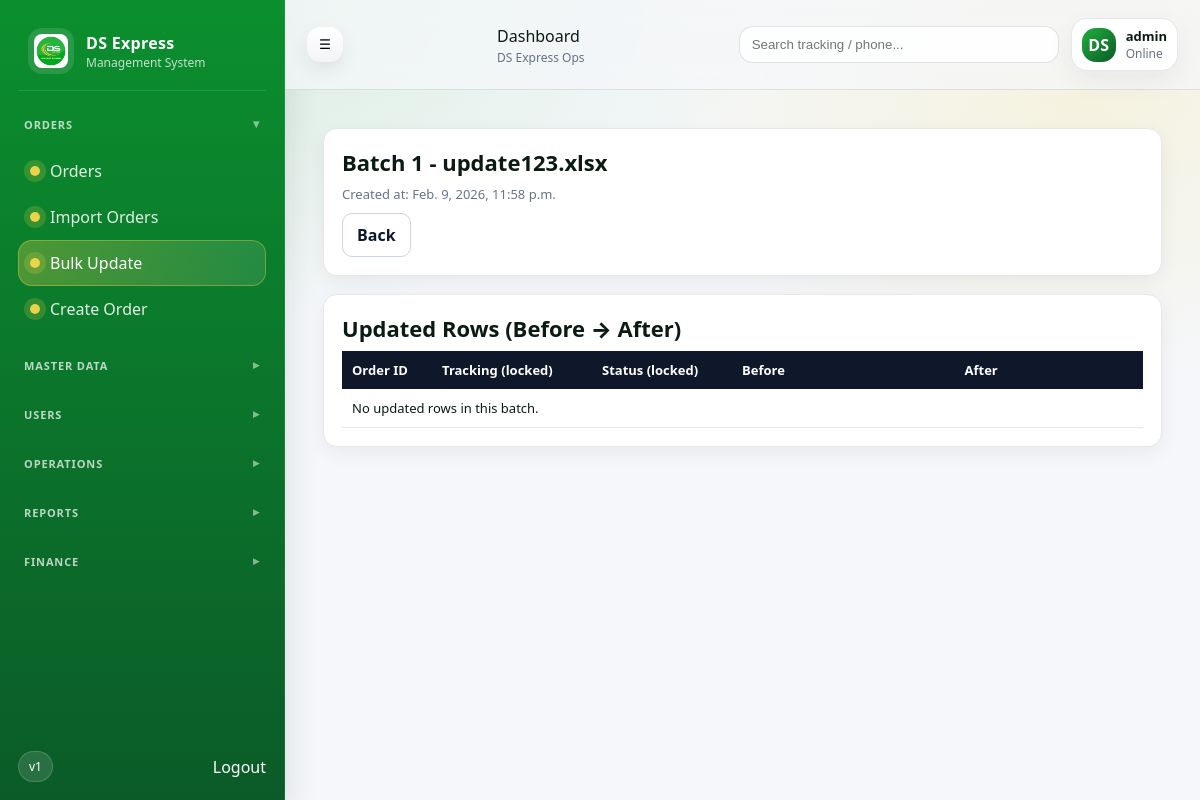
The app's page /orders/update/batch/1/ (signed in) with its own data.
### orders/models.py (models this page shows, shortened)
class BulkUpdateBatch(models.Model):
    filename = models.CharField(max_length=255)
    created_at = models.DateTimeField(auto_now_add=True)
    class Meta:
        ordering = ["-id"]

### orders/views.py (the view, shortened to what this page needs)
@login_required
def bulk_update_batch_detail(request: HttpRequest, batch_id: int):
    batch = get_object_or_404(BulkUpdateBatch, id=batch_id)
    rows = BulkUpdateRow.objects.select_related("order").filter(batch=batch).order_by("-id")
    q = (request.GET.get("q") or "").strip()
    items = [{"row": r, "before": r.before(), "after": r.after()} for r in rows]
    paginator = Paginator(items, PER_PAGE)
    page_obj = paginator.get_page(request.GET.get("page"))
    params = _build_params(request, drop={"page"})
    return render(
        request,
        "orders/bulk_update_batch_detail.html",
        {
            "batch": batch,
            "page_obj": page_obj,
            "params": params,
        },
    )

### orders/views.py (called while the page is built)
def _build_params(request: HttpRequest, drop: set[str] | None = None) -> str:
    drop = drop or set()
    items = []
    for k, v in request.GET.items():
        if k in drop:
            continue
        items.append(f"{k}={v}")
    return "&".join(items)

### templates/orders/bulk_update_batch_detail.html (shortened to what this page needs)
{% extends "base.html" %}
{% block content %}
<div class="wrap">
  <div class="card">
    <div class="title">Batch {{ batch.id }} - {{ batch.filename }}</div>
    <div class="muted">Created at: {{ batch.created_at }}</div>
    <div style="margin-top:10px;">
      <a class="btn btn-outline" href="{% url 'bulk_update' %}">Back</a>
    </div>
  </div>
  <div class="card">
    <div class="title">Updated Rows (Before → After)</div>
    <table>
      <thead>
        <tr>
          <th style="width:90px;">Order ID</th>
          <th style="width:160px;">Tracking (locked)</th>
          <th style="width:140px;">Status (locked)</th>
          <th>Before</th>
          <th>After</th>
        </tr>
      </thead>
      <tbody>
        {% for it in page_obj.object_list %}
        {% with r=it.row b=it.before a=it.after %}
        <tr>
          <td>{{ r.order_id }}</td>
          <td>{{ r.tracking_no }}</td>
          <td>{{ r.status }}</td>
          <td>
            <div class="grid">
              <div class="box before">
                <h4>Customer / Order</h4>
                Seller: {{ b.seller_name }}<br>
                Order Code: {{ b.order_code }}<br>
                Product: {{ b.product_desc }}<br>
                Qty: {{ b.qty }}
              </div>
              <div class="box before">
                <h4>Money</h4>
                Price: {{ b.price }}<br>
                COD: {{ b.cod }}<br>
                Delivery: {{ b.delivery_fee }}<br>
                Additional: {{ b.additional_fee }}<br>
                Province: {{ b.province_fee }}
              </div>
              <div class="box before">
                <h4>Receiver</h4>
                Name: {{ b.receiver_name }}<br>
                Phone: {{ b.receiver_phone }}<br>
                Address: {{ b.receiver_address }}
              </div>
              <div class="box before">
                <h4>Notes</h4>
                Remark: {{ b.remark }}<br>
                Reason: {{ b.reason }}
              </div>
            </div>
          </td>
          <td>
            <div class="grid">
              <div class="box after">
                <h4>Customer / Order</h4>
                Seller: {{ a.seller_name }}<br>
                Order Code: {{ a.order_code }}<br>
                Product: {{ a.product_desc }}<br>
                Qty: {{ a.qty }}
              </div>
              <div class="box after">
                <h4>Money</h4>
                Price: {{ a.price }}<br>
                COD: {{ a.cod }}<br>
                Delivery: {{ a.delivery_fee }}<br>
                Additional: {{ a.additional_fee }}<br>
                Province: {{ a.province_fee }}
              </div>
              <div class="box after">
                <h4>Receiver</h4>
                Name: {{ a.receiver_name }}<br>
                Phone: {{ a.receiver_phone }}<br>
                Address: {{ a.receiver_address }}
              </div>
              <div class="box after">
                <h4>Notes</h4>
                Remark: {{ a.remark }}<br>
                Reason: {{ a.reason }}
              </div>
            </div>
          </td>
        </tr>
        {% endwith %}
        {% empty %}
        <tr><td colspan="5">No updated rows in this batch.</td></tr>
        {% endfor %}
      </tbody>
    </table>
  </div>
</div>
{% endblock %}

### templates/base.html (shortened to what this page needs)
{% load static %}
<!doctype html>
<html>
  <head>
    <link rel="stylesheet" href="{% static 'css/ds.css' %}" />
  </head>
  <body>
    <div class="app">
      <aside class="sidebar" id="sidebar">
        <div class="brand">
          <img class="brand-logo" src="{% static 'img/ds-logo.png' %}" alt="DS Express" />
          <div class="brand-text">
            <div class="brand-name">DS Express</div>
            <div class="brand-sub">Management System</div>
          </div>
        </div>
        <nav class="menu">
          <div class="menu-title open" data-target="group-orders">Orders</div>
          <div class="menu-group" id="group-orders">
            <a class="menu-item " href="/orders/">
              <span class="dot"></span> Orders
            </a>
            <a class="menu-item {% if request.path == '/orders/import/' %}active{% endif %}" href="/orders/import/">
              <span class="dot"></span> Import Orders
            </a>
            <a class="menu-item {% if request.path|slice:':15' == '/orders/update/' or request.path == '/orders/update/upload/' %}active{% endif %}" href="/orders/update/upload/">
              <span class="dot"></span> Bulk Update
            </a>
            <a class="menu-item {% if request.path == '/orders/create/' %}active{% endif %}" href="/orders/create/">
              <span class="dot"></span> Create Order
            </a>
          </div>
          <div class="menu-title" data-target="group-master">Master Data</div>
          <div class="menu-title" data-target="group-users">Users</div>
          <div class="menu-title" data-target="group-ops">Operations</div>
          <div class="menu-title" data-target="group-reports">Reports</div>
          <div class="menu-title" data-target="group-finance">Finance</div>
        </nav>
        <div class="sidebar-footer">
          <div class="pill">v1</div>
          <form method="post" action="{% url 'logout' %}" class="logout-form">
            <button type="submit" class="logout logout-btn">Logout</button>
          </form>
        </div>
      </aside>
      <main class="main">
        <header class="topbar">
          <button class="icon-btn" id="toggleBtn" type="button">☰</button>
          <div class="topbar-title">
            {% block page_title %}Dashboard{% endblock %}
            <div class="topbar-sub">
              {% block page_subtitle %}DS Express Ops{% endblock %}
            </div>
          </div>
          <div class="topbar-right">
            <div class="search">
              <input placeholder="Search tracking / phone..." />
            </div>
            <div class="user-chip">
              <div class="avatar">DS</div>
              <div class="user-meta">
                <div class="user-name">{{ request.user.username|default:"admin" }}</div>
                <div class="user-role">Online</div>
              </div>
            </div>
          </div>
        </header>
        <section class="content">
          {% block content %}{% endblock %}
        </section>
      </main>
    </div>
  </body>
</html>

### static/css/ds.css (style rules this page uses)
:root { --g1: #1faf3a; --g2: #0b8f2e; --g3: #0b5b28; --y1: #f6d84c; --bg: #f5f7fa; --card: #ffffff; --text: #0b1b12; --muted: #667085; --shadow: 0 14px 35px rgba(2, 22, 12, 0.12); --radius: 16px; }
* { box-sizing: border-box; }
body { margin: 0; font-family: ui-sans-serif, system-ui, -apple-system, Segoe UI, Roboto, Arial; background: radial-gradient( 1200px 600px at 10% 0%, rgba(31, 175, 58, 0.15), transparent 55% ), radial-gradient( 900px 600px at 90% 10%, rgba(246, 216, 76, 0.16), transparent 50% ), var(--bg); color: var(--text); }
.app { display: flex; min-height: 100vh; }
.sidebar { width: 285px; background: linear-gradient(180deg, var(--g2), var(--g3)); color: #fff; padding: 18px; position: sticky; top: 0; height: 100vh; box-shadow: var(--shadow); border-right: 1px solid rgba(255, 255, 255, 0.08); transition: width 0.2s ease; }
.brand { display: flex; gap: 12px; align-items: center; padding: 10px 10px 16px 10px; border-bottom: 1px solid rgba(255, 255, 255, 0.1); }
.brand-logo { width: 46px; height: 46px; border-radius: 14px; background: rgba(255, 255, 255, 0.12); padding: 6px; }
.brand-name { font-weight: 800; letter-spacing: 0.3px; }
.brand-sub { font-size: 12px; color: rgba(255, 255, 255, 0.75); }
.menu { margin-top: 16px; display: flex; flex-direction: column; gap: 8px; }
.menu-item { display: flex; gap: 10px; align-items: center; padding: 12px 12px; text-decoration: none; color: rgba(255, 255, 255, 0.88); border-radius: 14px; transition: transform 0.08s ease, background 0.2s ease, color 0.2s ease; position: relative; }
.menu-item.active { background: linear-gradient( 90deg, rgba(246, 216, 76, 0.28), rgba(255, 255, 255, 0.1) ); color: #fff; box-shadow: inset 0 0 0 1px rgba(246, 216, 76, 0.35); }
.dot { width: 10px; height: 10px; border-radius: 999px; background: rgba(246, 216, 76, 0.95); box-shadow: 0 0 0 6px rgba(246, 216, 76, 0.18); }
.sidebar-footer { position: absolute; left: 18px; right: 18px; bottom: 18px; display: flex; align-items: center; justify-content: space-between; gap: 10px; }
.pill { font-size: 12px; padding: 6px 10px; background: rgba(255, 255, 255, 0.12); border: 1px solid rgba(255, 255, 255, 0.16); border-radius: 999px; }
.logout { color: rgba(255, 255, 255, 0.9); text-decoration: none; padding: 8px 12px; border-radius: 12px; background: rgba(0, 0, 0, 0.18); }
.main { flex: 1; display: flex; flex-direction: column; }
.topbar { display: flex; align-items: center; justify-content: space-between; gap: 16px; padding: 18px 22px; position: sticky; top: 0; z-index: 10; backdrop-filter: blur(12px); background: rgba(245, 247, 250, 0.72); border-bottom: 1px solid rgba(10, 40, 22, 0.1); }
.icon-btn { border: 0; background: linear-gradient(180deg, #fff, #f2f4f7); box-shadow: 0 8px 20px rgba(0, 0, 0, 0.08); border-radius: 14px; padding: 10px 12px; cursor: pointer; }
.topbar-title { display: flex; flex-direction: column; }
.topbar-title > * { line-height: 1.1; }
.topbar-sub { font-size: 12px; color: var(--muted); margin-top: 4px; }
.topbar-right { display: flex; align-items: center; gap: 12px; }
.search input { width: 320px; padding: 10px 12px; border-radius: 14px; border: 1px solid rgba(16, 24, 40, 0.12); background: rgba(255, 255, 255, 0.85); outline: none; }
.user-chip { display: flex; align-items: center; gap: 10px; padding: 8px 10px; border-radius: 16px; background: #fff; border: 1px solid rgba(16, 24, 40, 0.1); box-shadow: 0 10px 28px rgba(0, 0, 0, 0.06); }
.avatar { width: 34px; height: 34px; border-radius: 14px; display: flex; align-items: center; justify-content: center; background: linear-gradient(135deg, var(--g1), var(--g3)); color: #fff; font-weight: 800; }
.user-name { font-size: 13px; font-weight: 700; }
.user-role { font-size: 12px; color: var(--muted); }
.content { padding: 22px; }
.card { background: var(--card); border: 1px solid rgba(16, 24, 40, 0.08); border-radius: var(--radius); box-shadow: 0 14px 35px rgba(0, 0, 0, 0.06); padding: 16px; }
.card { background:#fff; border:1px solid #e7e7e7; border-radius:12px; padding:12px; }
.btn { padding:8px 12px; border-radius:10px; border:1px solid #d9d9d9; background:#f3f4f6; text-decoration:none; display:inline-block; font-weight:600; }
.muted { color:#6b7280; }
.btn { transition: transform .12s ease, box-shadow .12s ease, opacity .12s ease; }

### records on screen
BulkUpdateBatch: id "1", filename "update123.xlsx", created_at "Feb. 9, 2026, 11:58 p.m."

### other values on screen
{{ request.user.username|default:"admin" }} "admin"
